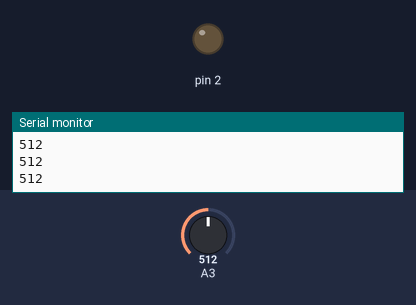
Bench run of a sketch on a simulated Arduino Uno, built with avr-gcc and run on an emulated ATmega328P. Parts: output pins drawn as LEDs (lit = HIGH), the last lines printed to the serial monitor. The inputs (shaded band) are chosen by the test bench; at power-on: A3 = 512.

Above: at 1.2 s.
1.3 s: A3 set to 493
At 2.0 s:
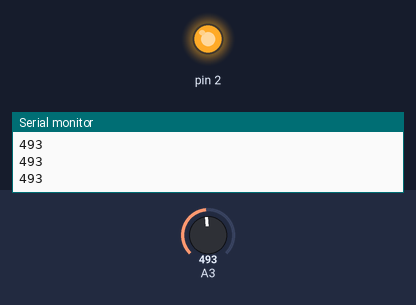
2.8 s: A3 set to 522
At 3.3 s:
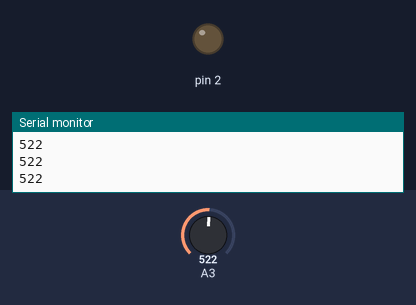
4.3 s: A3 set to 511
At 5.6 s:
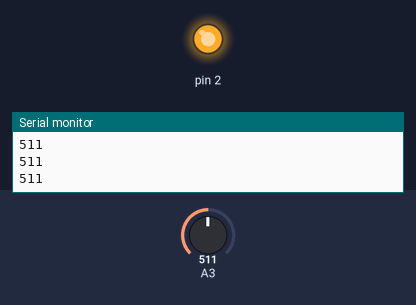
Timing chart, 0 to 7.3 s (numbered marks = the images above; inputs shaded):
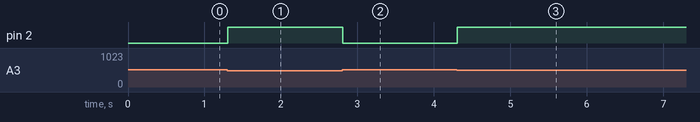

Measured:
- the behaviour switches between 512 and 511 on A3 (found by bisection; images 0 and 1)
- after the input at 1.3 s, pin 2: LOW → HIGH at once
- after the input at 2.8 s, pin 2: HIGH → LOW at once
- after the input at 4.3 s, pin 2: LOW → HIGH at once

The sketch:

Practica07.ino
```cpp
/*Practica 07:
  * Muñiz Patiño Andrea Fernanda
  * 29/Agosto/2018
  * Versión 1.0
  * Sobre la práctica:
  * Prendiendo un led, dependiendo de
  * la variación del potenciometro
  */
void setup() {
  // initialize serial communication at 9600 bits per second:
  Serial.begin(9600); // estableces la comunicación serial
  //A una velocidad de 9600, que es lo mas rapido que puede el MSP
  pinMode(2,OUTPUT);
}


void loop() {
  // A3 = P1.3
  int sensorValue = analogRead(A3);
  Serial.println(sensorValue); //Imprime en pantalla el valor
  delay(1); // delay in between reads for stability

  if((sensorValue > 1 )&&(sensorValue < 512)){
    digitalWrite(2,1);
  }else{
    digitalWrite(2,0);
  }
}
```
